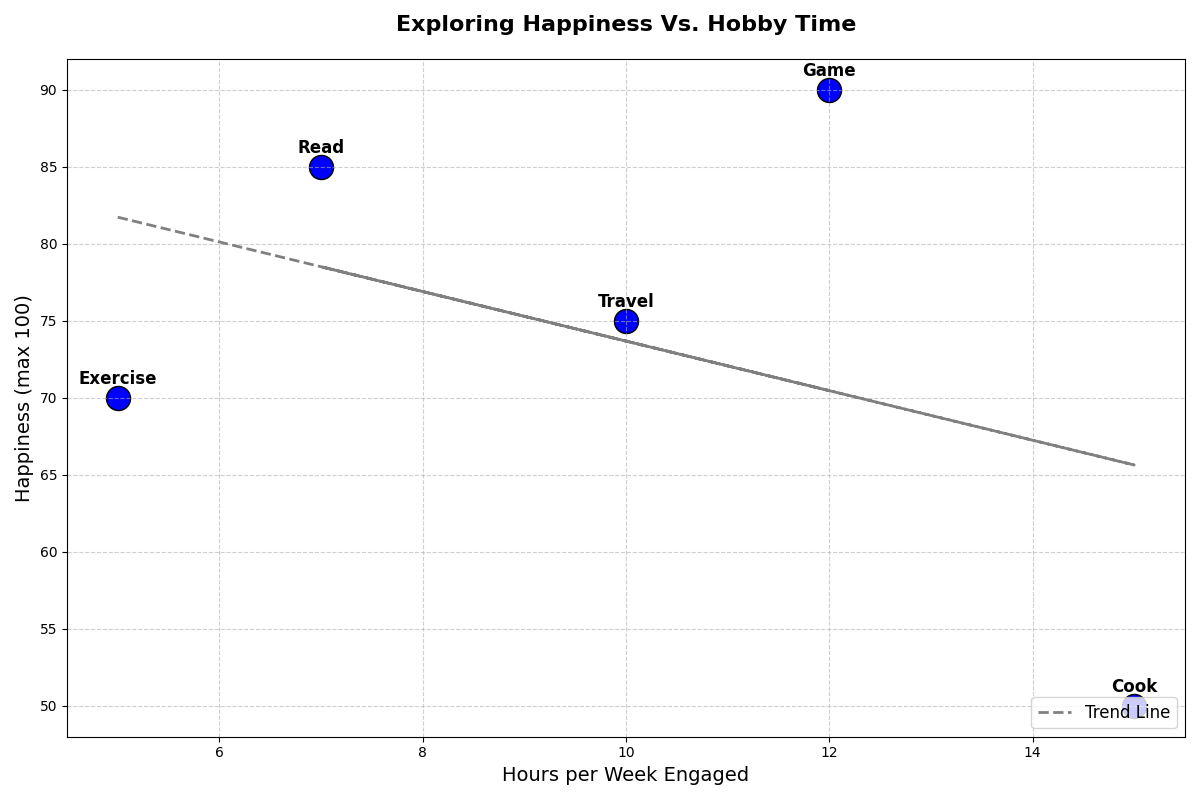

Reproduce this figure in Python.
import matplotlib.pyplot as plt
import numpy as np

hobbies = ['Exercise', 'Cook', 'Read', 'Travel', 'Game']
hours_spent = np.array([5, 15, 7, 10, 12])
happiness_levels = np.array([70, 50, 85, 75, 90])

fig, ax = plt.subplots(figsize=(12, 8))

# Applying single color across all data groups
scatter = ax.scatter(hours_spent, happiness_levels, c='blue', s=300, edgecolor='k')

for i, hobby in enumerate(hobbies):
    ax.annotate(hobby, (hours_spent[i], happiness_levels[i]), textcoords="offset points", xytext=(0,10), ha='center', fontsize=12, fontweight='bold')

m, b = np.polyfit(hours_spent, happiness_levels, 1)
ax.plot(hours_spent, m*hours_spent + b, color='gray', linewidth=2, linestyle='--', label='Trend Line')

ax.set_title('Exploring Happiness Vs. Hobby Time', fontsize=16, fontweight='bold', pad=20)
ax.set_xlabel('Hours per Week Engaged', fontsize=14)
ax.set_ylabel('Happiness (max 100)', fontsize=14)

ax.grid(True, linestyle='--', alpha=0.6)
ax.legend(loc='lower right', fontsize=12)

plt.tight_layout()
plt.show()
